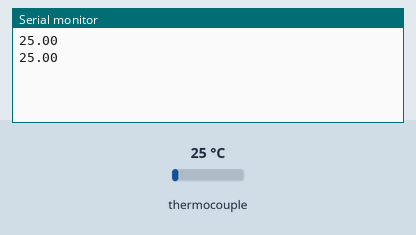
Bench run of a sketch on a simulated Arduino Uno, built with avr-gcc and run on an emulated ATmega328P. On the bench: the last lines printed to the serial monitor. Inputs (shaded band) come from the test bench; at power-on: thermocouple 25 °C.

Above: at 1.7 s.
1.8 s: thermocouple set to 6 °C
At 3.1 s:
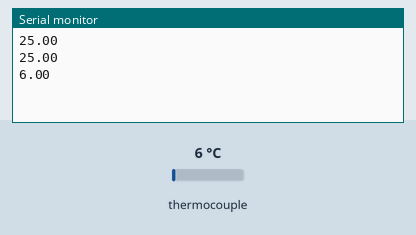
3.3 s: thermocouple set to 75 °C
At 4.3 s:
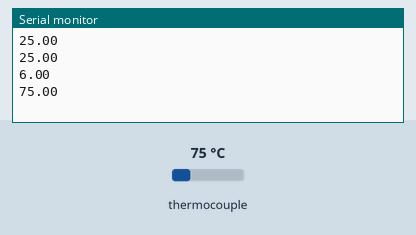
Timing chart, 0 to 6.3 s (numbered marks = the images above; inputs shaded):
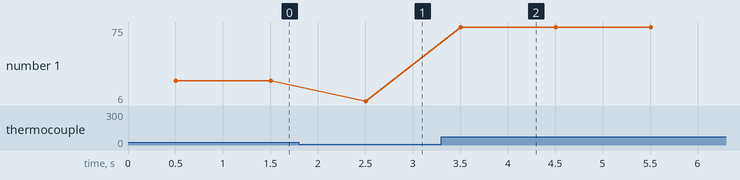

The sketch:

temp_sensor_arduino.ino
```cpp
#include "max6675.h"

int thermoDO = 4;
int thermoCS = 5;
int thermoCLK = 6;

MAX6675 thermocouple(thermoCLK, thermoCS, thermoDO);

void setup() {
  Serial.begin(9600);
  // wait for MAX chip to stabilize
  delay(500);
}

void loop() {
  Serial.println(thermocouple.readCelsius());
  delay(1000);
}
```

Measured:
- after the input at 1.8 s, the serial monitor: prints a new line after 0.70 s (image 1)
- after the input at 3.3 s, the serial monitor: prints a new line after 0.20 s (image 2)
- plotted number 1: 25 → 6 after the input at 1.8 s, 6 → 75 after the input at 3.3 s
